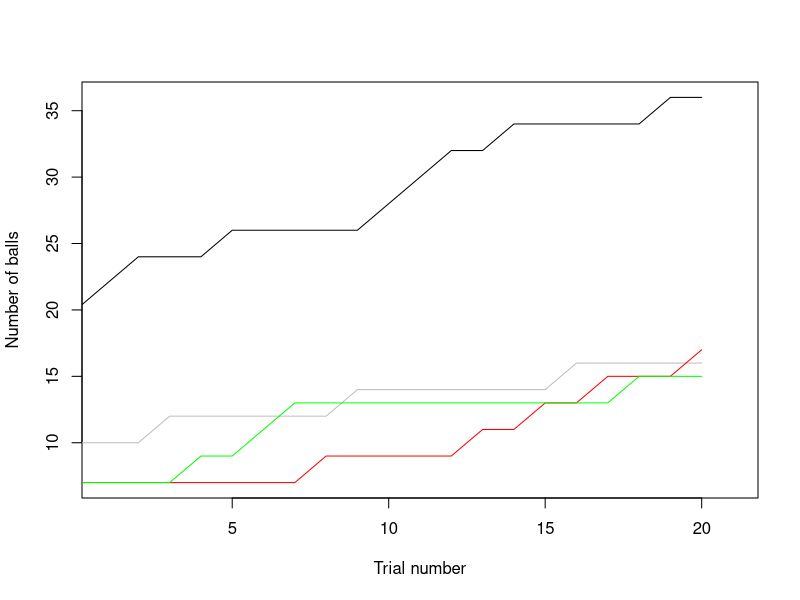
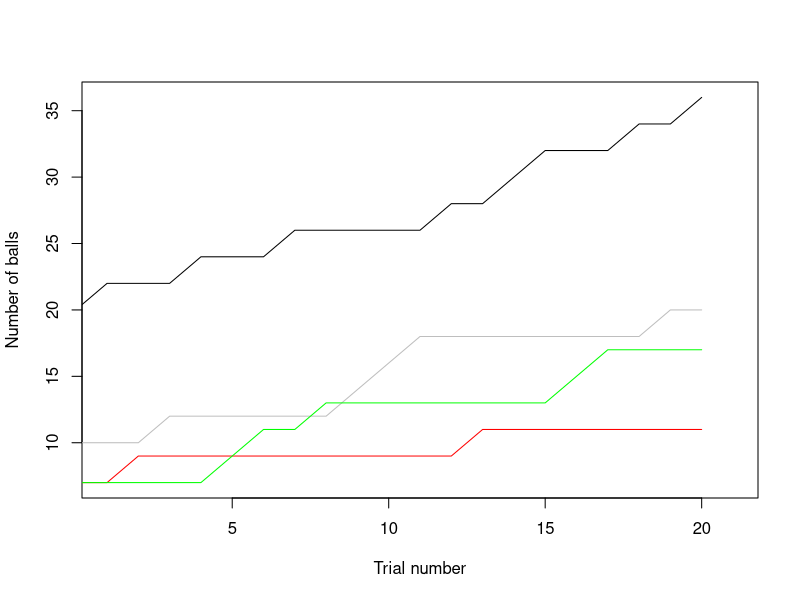
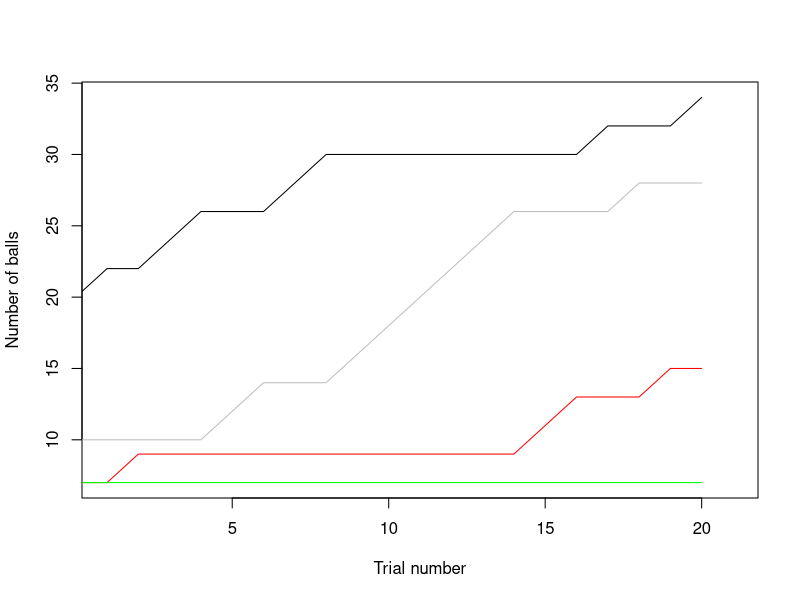
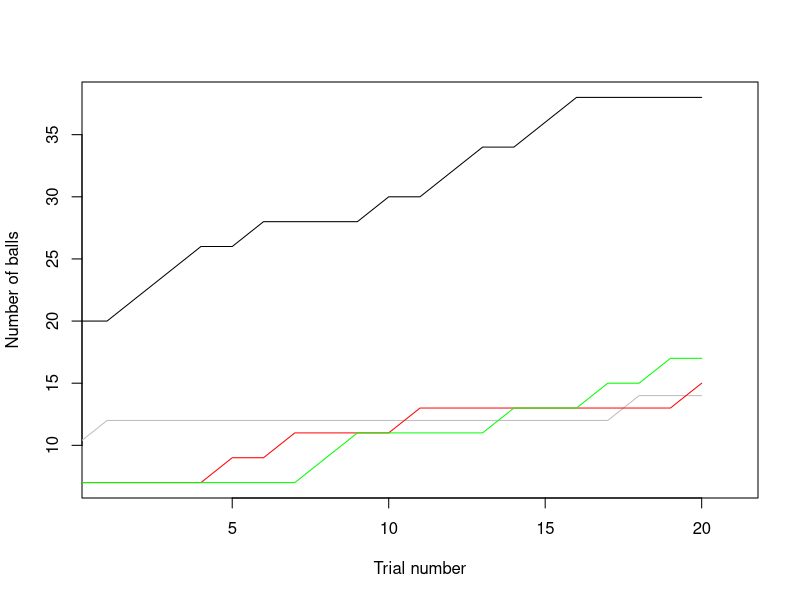

The R source for these figures, in order:
## ---- chunk 1
simple_urn <- c(rep(1, 2), rep(2, 3), rep(3, 3)) 
# define an urn with 2 black, 3 white, and 3 red balls
n_trial <- 10^4                                  
# define the number of trials (10,000 simulations)

w_replacement <- matrix(NA, nrow = n_trial, ncol = length(simple_urn))    
wo_replacement <- matrix(NA, nrow = n_trial, ncol = length(simple_urn))   
# create a matrix to store samples with and without replacement
## ---- chunk 2
for (i in 1:n_trial) {
  # repeat the experiment n_trial times
  w_replacement[i,] <- sample(simple_urn, length(simple_urn), replace = TRUE)
  wo_replacement[i,] <- sample(simple_urn, length(simple_urn), replace = FALSE)
  # sample 8 balls with and without replacement and store the result in row i
}

head(w_replacement)
head(wo_replacement)
# check first 6 rows
## ---- chunk 3
success_fun <- function(x){
  # define a function called success_fun
  # input x = one row of balls we drew 
  
  if (x[1] == 1 && x[length(x)] == 2){
    # check if the first ball is black(1) and the last ball is white(2)
    return(1)
    # if the condition is true, return 1 (success)
  } else{
    return(0)
    # return 0 (failure)
  }
}
## ---- chunk 4
w_replacement_result <- apply(w_replacement, 1, success_fun)
wo_replacement_result <- apply(wo_replacement, 1, success_fun)
# apply success_fun to each row of w_replacement and wo_replacement

set.seed(1)
# set the random seed so the result is the same every time

(length(w_replacement_result) - sum(w_replacement_result == 0)) / 
  length(w_replacement_result)
# count successes in w_replacement_result by total
## = 0.0944 with replacement

(length(wo_replacement_result) - sum(wo_replacement_result == 0)) / 
  length(wo_replacement_result)
# count successes in wo_replacement_result by total
## = 0.1034 without replacement
## ---- chunk 5
polya_run <- function(int_n, lambda=2, n_trial = 20){
  # define function polya_run
  # int_n: initial number of balls of each color
  # lambda: number of balls added when a color is drawn
  # n_trial: number of draws
  
  polya_result <- matrix(NA, nrow = n_trial + 1, ncol = length(int_n))
  # use matrix to store the number of balls at each step
  polya_result[1,] <- int_n
  # initial state is row 1
  
  for (i in 2: (n_trial + 1)) {
    # loop over each trail, starting from the 2nd row
    
    interval <- cumsum(polya_result[i-1,])/sum(polya_result[i-1,])
    # compute cumulative probabilities 
    # (CDF = Cumulative Distribution Function) for all colors
    # cumsum(x): cumulative of vector x
    # example: cumsum(c(3,1,2)) = c(3,4,6)
    # sum(x): total sum of vector x
    # division turns counts into CDF: c(3,4,6) = c(0.5,0.667,1.0)
    
    draw <- runif(1)
    # generate a random number between 0 and 1
    
    bin_assign <- c(interval >= draw)*1
    # turn comparison (interval >= draw) into a 0/1 vector
    # example: interval = c(0.5,0.667,1.0), draw=0.7, bin_assign = c(0,0,1)
    
    bin_select <- c()
    for (j in 1:length(bin_assign)) {
      # loop through bin_assign to find the first 1
      if(bin_assign[j] == 1){
        bin_select <- j
        # that index j is the selected color(bin_select)
        break
      }
    }
    
    polya_result[i,] <- polya_result[i-1,]
    # cpoy the previous raw (state of balls before this draw)
    polya_result[i, bin_select] <- polya_result[i, bin_select] +lambda
    # add lambda balls of the selected color
    
  }
  
  return(polya_result)
  # return the full result matrix (all draws recorded)
  
}

set.seed(1)
# set the random seed so the result is the same every time
result <- polya_run(int_n = c(20, 10, 7, 7), lambda=2, n_trial = 20)
# run the urn process with initial balls(20,10,7,7),lambda=2, for 20 trials
head(result, 21)
# show the first 21 rows of results (initial state + 20 draws)

## ---- chunk 6
set.seed(1); result_1 <- polya_run(int_n = c(20, 10, 7, 7), lambda=2, n_trial =20)
set.seed(2); result_2 <- polya_run(int_n = c(20, 10, 7, 7), lambda=2, n_trial =20)
set.seed(3); result_3 <- polya_run(int_n = c(20, 10, 7, 7), lambda=2, n_trial =20)
set.seed(4); result_4 <- polya_run(int_n = c(20, 10, 7, 7), lambda=2, n_trial =20)
# run the experiment with random seed = 1,2,3,4

head(result_1, 21)
head(result_2, 21)
head(result_3, 21)
head(result_4, 21)
# show first 21 rows of result_1 to result_4

## ---- chunk 7
result_list <- list(result_1, result_2, result_3, result_4)
# store the four results into a list

color_list <- c("black", "grey", "red", "green")
# black = black ball, grey = white ball,
# red = red ball, green = green ball, 

for (k in 1: length(result_list)) {
  # loop over each result (4 in total)
  
  y_min <- min(result_list[[k]])
  y_max <- max(result_list[[k]])
  # set y-axis range based on min/max values of the current result
  
  plot(1, type = "n", ylim = c(y_min, y_max), xlim = c(1,21), 
       xlab = "Trial number", ylab = "Number of balls")
  # create an empty plot with proper axis limits and labels
  
  for (i in 1:4) {
     lines(0:20, result_list[[k]][,i], col = color_list[i], lwd=1)
    # loop through 4 ball colors, draw a line for each ball over trials
    # lwd=1 means line width=1
  }
}

## ---- chunk 8
# H is the event that both children died of SIDS.
PH <- 1/73000000    #P(H)

# M is the event that two children are murdered by their mother.
PM <- 1/200000000   #P(M)

# D is the event that both children died.
PD_H <- 1    #P(D|H) = 1
PD_M <- 1    #P(D|M) = 1

# We use Bayes' theorem to calculate of P(H|D)
PH_D <- (PD_H*PH) / (PD_H*PH + PD_M*PM)  

print(PH_D)
## ---- chunk 9
# define a function to calculate Laplace's probability of sunrise tomorrow. 
laplace_prob <- function(nSun, nNoSun){
  # For any values of uSun and nNosun, based on the formula:
  p <- (nSun + 1) / (nSun + nNoSun + 2)
  
  return(round(p, 3))
  # return the probability p, rounded to three decimal places
}    

laplace_prob(1000, 1)
# Example 1: 1000 days with sunrise, 1 day without
laplace_prob(99,30)
# Example 2: 99 days with sunrise, 30 days without
